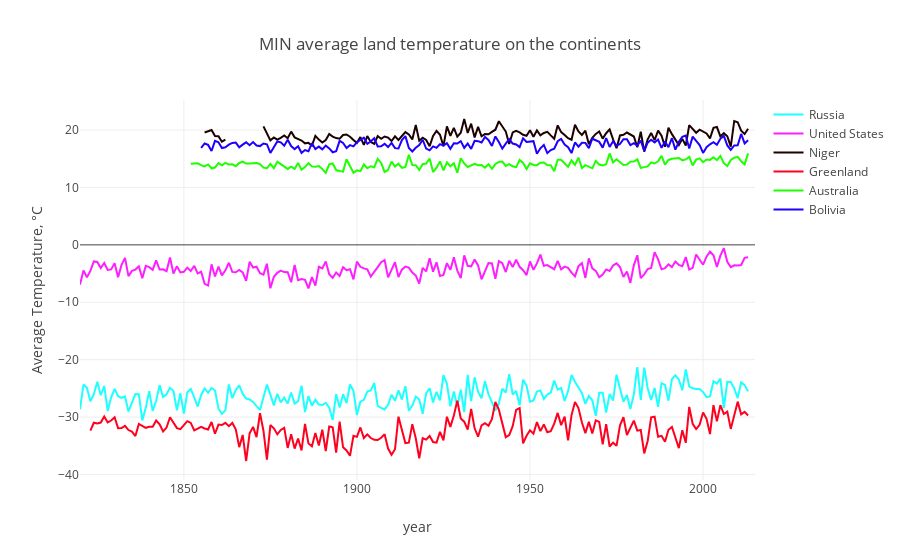
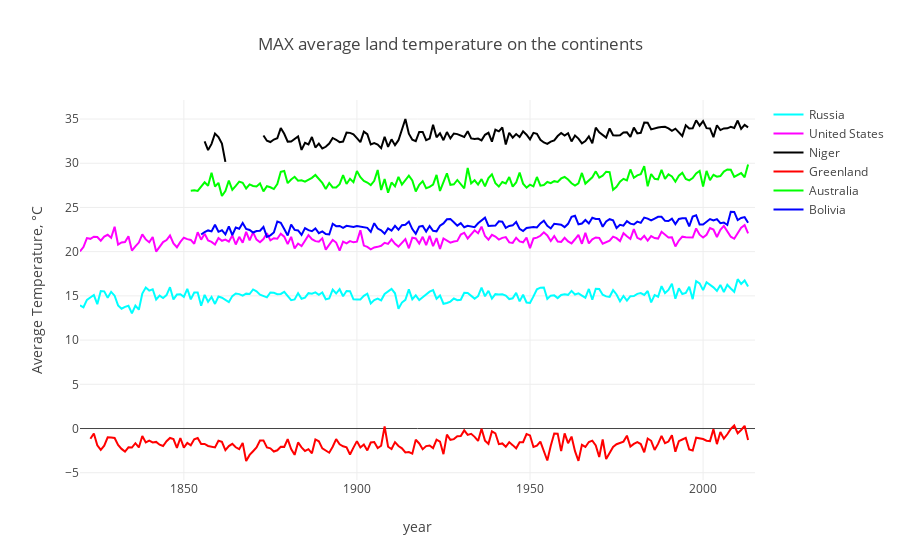

Notebook code for these charts, in order:
### Markdown cell above
<h1>Temperatura média máxima e mínima dos continentes</h1>

### Code cell
global_temp = pd.read_csv("GlobalTemperatures.csv")

#Extract the year from a date
years = np.unique(global_temp['dt'].apply(lambda x: x[:4]))
continent = ['Russia', 'United States', 'Niger', 'Greenland', 'Australia', 'Bolivia']
mean_temp_max_year_country = [ [0] * len(years[70:]) for i in range(len(continent))]
mean_temp_min_year_country = [ [0] * len(years[70:]) for i in range(len(continent))]

j = 0
for country in continent:
    all_temp_country = global_temp_country_clear[global_temp_country_clear['Country'] == country]
    i = 0
    for year in years[70:]:
        mean_temp_max_year_country[j][i] = all_temp_country[all_temp_country['dt'].apply(
                lambda x: x[:4]) == year]['AverageTemperature'].max()
        mean_temp_min_year_country[j][i] = all_temp_country[all_temp_country['dt'].apply(
                lambda x: x[:4]) == year]['AverageTemperature'].min()
        
        i +=1
    j += 1
    
print(max)

traces_max = []
traces_min = []
colors_max = ['rgb(0, 255, 255)', 'rgb(255, 0, 255)', 'rgb(0, 0, 0)',
          'rgb(255, 0, 0)', 'rgb(0, 255, 0)', 'rgb(0, 0, 255)']

colors_min = ['rgb(30, 255, 255)', 'rgb(255, 30, 255)', 'rgb(30, 0, 0)',
          'rgb(255, 0, 30)', 'rgb(30, 255, 0)', 'rgb(30, 0, 255)']

for i in range(len(continent)):
    traces_max.append(go.Scatter(
        x=years[70:],
        y=mean_temp_max_year_country[i],
        mode='lines',
        name=continent[i],
        line=dict(color=colors_max[i]),
    ))
    
    traces_min.append(go.Scatter(
        x=years[70:],
        y=mean_temp_min_year_country[i],
        mode='lines',
        name=continent[i],
        line=dict(color=colors_min[i]),
    ))

layout_max = go.Layout(
         xaxis=dict(title='year'),
         yaxis=dict(title='Average Temperature, °C'),
         title='MAX average land temperature on the continents',)

layout_min = go.Layout(
         xaxis=dict(title='year'),
         yaxis=dict(title='Average Temperature, °C'),
         title='MIN average land temperature on the continents',)


fig1 = go.Figure(data=traces_min, layout=layout_min)
py.iplot(fig1)


fig2 = go.Figure(data=traces_max, layout=layout_max)
py.iplot(fig2)

### Figure 1 — Plotly figure (JSON) as saved in the notebook; plotly's stock layout.template omitted (floating-point values rounded to 4 significant figures; data arrays with more than 128 entries replaced by an {"elided": "..."} marker saying what was removed)
{"data": [{"line": {"color": "rgb(30, 255, 255)"}, "mode": "lines", "name": "Russia", "type": "scatter", "x": {"elided": "196 str values"}, "y": {"elided": "196 float values"}}, {"line": {"color": "rgb(255, 30, 255)"}, "mode": "lines", "name": "United States", "type": "scatter", "x": {"elided": "196 str values"}, "y": {"elided": "196 float values"}}, {"line": {"color": "rgb(30, 0, 0)"}, "mode": "lines", "name": "Niger", "type": "scatter", "x": {"elided": "196 str values"}, "y": {"elided": "196 float values"}}, {"line": {"color": "rgb(255, 0, 30)"}, "mode": "lines", "name": "Greenland", "type": "scatter", "x": {"elided": "196 str values"}, "y": {"elided": "196 float values"}}, {"line": {"color": "rgb(30, 255, 0)"}, "mode": "lines", "name": "Australia", "type": "scatter", "x": {"elided": "196 str values"}, "y": {"elided": "196 float values"}}, {"line": {"color": "rgb(30, 0, 255)"}, "mode": "lines", "name": "Bolivia", "type": "scatter", "x": {"elided": "196 str values"}, "y": {"elided": "196 float values"}}], "layout": {"title": "MIN average land temperature on the continents", "xaxis": {"title": "year"}, "yaxis": {"title": "Average Temperature, °C"}}}

### Figure 2 — Plotly figure (JSON) as saved in the notebook; plotly's stock layout.template omitted (floating-point values rounded to 4 significant figures; data arrays with more than 128 entries replaced by an {"elided": "..."} marker saying what was removed)
{"data": [{"line": {"color": "rgb(0, 255, 255)"}, "mode": "lines", "name": "Russia", "type": "scatter", "x": {"elided": "196 str values"}, "y": {"elided": "196 float values"}}, {"line": {"color": "rgb(255, 0, 255)"}, "mode": "lines", "name": "United States", "type": "scatter", "x": {"elided": "196 str values"}, "y": {"elided": "196 float values"}}, {"line": {"color": "rgb(0, 0, 0)"}, "mode": "lines", "name": "Niger", "type": "scatter", "x": {"elided": "196 str values"}, "y": {"elided": "196 float values"}}, {"line": {"color": "rgb(255, 0, 0)"}, "mode": "lines", "name": "Greenland", "type": "scatter", "x": {"elided": "196 str values"}, "y": {"elided": "196 float values"}}, {"line": {"color": "rgb(0, 255, 0)"}, "mode": "lines", "name": "Australia", "type": "scatter", "x": {"elided": "196 str values"}, "y": {"elided": "196 float values"}}, {"line": {"color": "rgb(0, 0, 255)"}, "mode": "lines", "name": "Bolivia", "type": "scatter", "x": {"elided": "196 str values"}, "y": {"elided": "196 float values"}}], "layout": {"title": "MAX average land temperature on the continents", "xaxis": {"title": "year"}, "yaxis": {"title": "Average Temperature, °C"}}}
